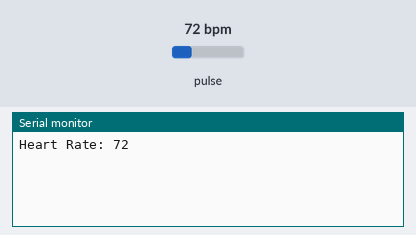
Recording of a sketch running on a simulated Arduino Uno, built with avr-gcc and run on an emulated ATmega328P. On the bench: the last lines printed to the serial monitor. Inputs (shaded band) come from the test bench; at power-on: pulse 72 bpm.

Above: at 1.2 s.
1.3 s: pulse set to 42 bpm
At 2.7 s:
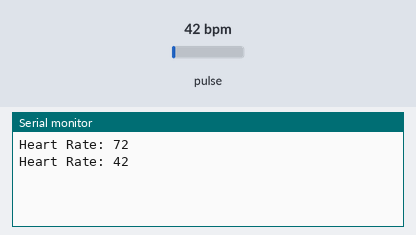
2.8 s: pulse set to 70 bpm
At 3.8 s:
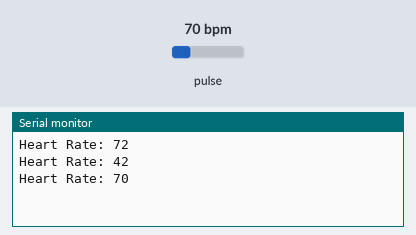
Timing chart, 0 to 5.8 s (numbered marks = the images above; inputs shaded):
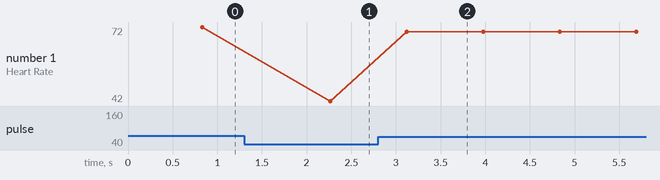

Measured:
- after the input at 1.3 s, the serial monitor: prints a new line after 0.96 s (image 1)
- after the input at 2.8 s, the serial monitor: prints a new line after 0.32 s (image 2)
- plotted number 1: 72 → 42 after the input at 1.3 s, 42 → 70 after the input at 2.8 s

The sketch:

PulseSensorCPP.ino
```cpp
#include <PulseSensorPlayground.h>

PulseSensorPlayground pulseSensor;

void setup() {
  Serial.begin(9600);
  pulseSensor.analogInput(A0); // Connect the pulse sensor to analog pin A0
  pulseSensor.begin();
}

void loop() {
  int heartRate = pulseSensor.getBeatsPerMinute();
  if (pulseSensor.sawStartOfBeat()) {
    Serial.print("Heart Rate: ");
    Serial.println(heartRate);
  }
}
```
